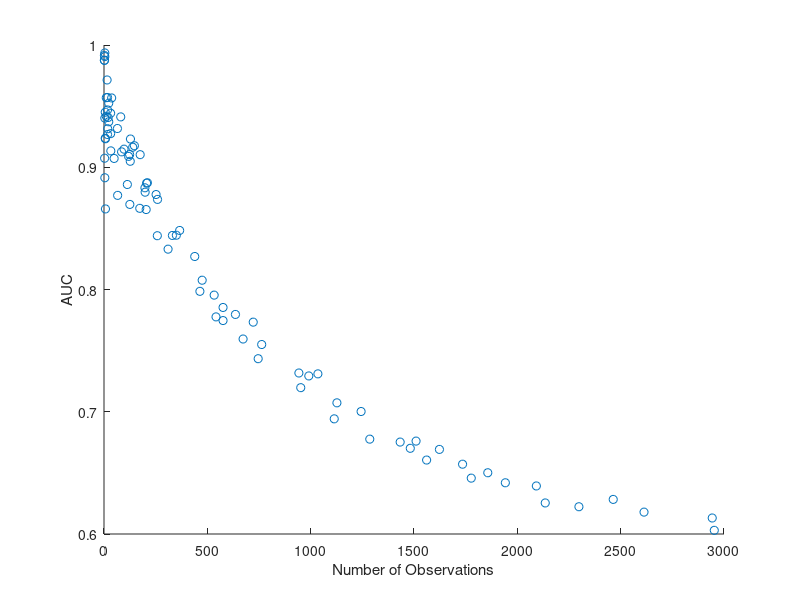

This figure's MATLAB source:
num_obs = [3
4
6
11
15
32
65
0
2
4
4
6
32
139
17
23
81
147
210
439
722
128
175
366
763
991
1510
1857
206
259
576
1127
1433
1942
2298
127
199
464
952
1286
1777
2135
85
124
258
576
746
1114
1561
20
23
49
113
173
310
542
2
2
7
18
33
66
125
4
7
17
97
204
673
1482
350
475
943
1735
2092
2613
2953
252
331
636
1244
1623
2464
2943
11
17
37
119
198
533
1035];

scores = [0.9074
0.9402
0.945
0.9569
0.9714
0.9442
0.9317
nan
0.9915
0.9935
0.9905
0.9237
0.9275
0.9164
0.9469
0.9524
0.9412
0.9176
0.8873
0.827
0.7733
0.9231
0.9103
0.8483
0.755
0.7293
0.676
0.6501
0.887
0.8737
0.7853
0.7073
0.6752
0.6419
0.6223
0.9049
0.8796
0.7985
0.7197
0.6776
0.6457
0.6254
0.9126
0.9104
0.844
0.7746
0.7434
0.6942
0.6605
0.9407
0.9372
0.9072
0.8859
0.8664
0.833
0.7776
0.9875
0.9875
0.8659
0.9315
0.9134
0.877
0.8696
0.8914
0.9233
0.9268
0.9148
0.8654
0.7595
0.6701
0.8444
0.8076
0.7317
0.6571
0.6393
0.6179
0.603
0.8777
0.8442
0.7796
0.7002
0.6692
0.6283
0.6131
0.9417
0.9571
0.9567
0.9089
0.8832
0.7954
0.731];



figure;
scatter(num_obs,scores);
xlabel('Number of Observations');
ylabel('AUC');
